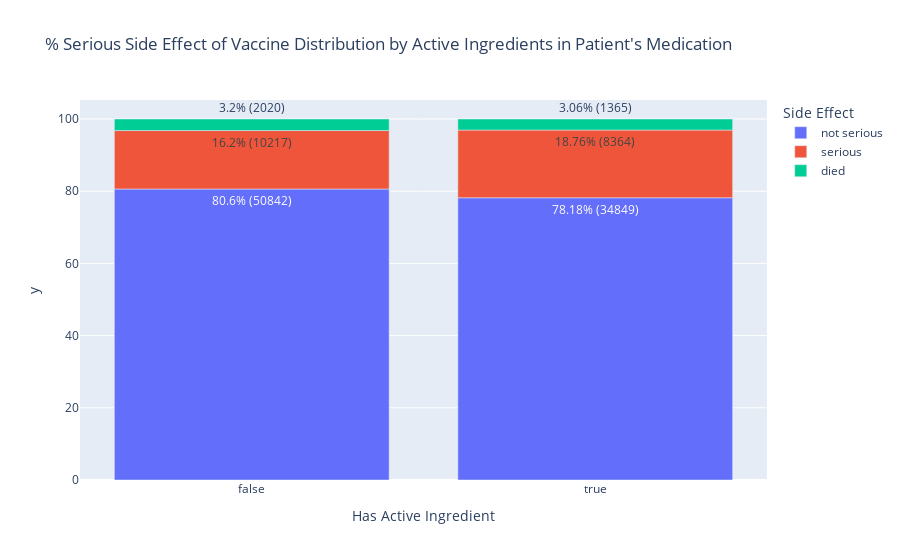

Notebook code for this chart:
### Code cell
df_stacked2 = df2.groupby(["has_active_ing", "serious_se"]).size().reset_index()
df_stacked2["percentage"] = df2.groupby(["has_active_ing", "serious_se"]).size().groupby(level = 0).apply(lambda x: 100 * x / float(x.sum())).values
df_stacked2.columns = ["Has Active Ingredient", "Side Effect", "Counts", "Percentage"]
df_stacked2["text"] = df_stacked2["Percentage"].apply(lambda x: round(x, 2)).astype(str) +  "% (" + df_stacked2["Counts"].astype(str) + ")"
df_stacked2["order"] = df_stacked2["Side Effect"].apply(lambda x: 1 if x == "not serious" else
                                                                 2 if x == "serious" else
                                                                 3)
df_stacked2 = df_stacked2.sort_values("order")
px.bar(df_stacked2, x = "Has Active Ingredient", y = df_stacked2["Percentage"].apply(lambda x: round(x, 2)), color = "Side Effect", text = df_stacked2["text"], title = "% Serious Side Effect of Vaccine Distribution by Active Ingredients in Patient's Medication")

### Figure 1 — Plotly figure (JSON) as saved in the notebook; plotly's stock layout.template omitted (floating-point values rounded to 4 significant figures)
{"data": [{"alignmentgroup": "True", "hovertemplate": "Side Effect=not serious<br>Has Active Ingredient=%{x}<br>y=%{y}<br>text=%{text}<extra></extra>", "legendgroup": "not serious", "marker": {"color": "#636efa"}, "name": "not serious", "offsetgroup": "not serious", "orientation": "v", "showlegend": true, "text": ["80.6% (50842)", "78.18% (34849)"], "textposition": "auto", "type": "bar", "x": [false, true], "xaxis": "x", "y": [80.6, 78.18], "yaxis": "y"}, {"alignmentgroup": "True", "hovertemplate": "Side Effect=serious<br>Has Active Ingredient=%{x}<br>y=%{y}<br>text=%{text}<extra></extra>", "legendgroup": "serious", "marker": {"color": "#EF553B"}, "name": "serious", "offsetgroup": "serious", "orientation": "v", "showlegend": true, "text": ["16.2% (10217)", "18.76% (8364)"], "textposition": "auto", "type": "bar", "x": [false, true], "xaxis": "x", "y": [16.2, 18.76], "yaxis": "y"}, {"alignmentgroup": "True", "hovertemplate": "Side Effect=died<br>Has Active Ingredient=%{x}<br>y=%{y}<br>text=%{text}<extra></extra>", "legendgroup": "died", "marker": {"color": "#00cc96"}, "name": "died", "offsetgroup": "died", "orientation": "v", "showlegend": true, "text": ["3.2% (2020)", "3.06% (1365)"], "textposition": "auto", "type": "bar", "x": [false, true], "xaxis": "x", "y": [3.2, 3.06], "yaxis": "y"}], "layout": {"barmode": "relative", "legend": {"title": {"text": "Side Effect"}, "tracegroupgap": 0}, "title": {"text": "% Serious Side Effect of Vaccine Distribution by Active Ingredients in Patient's Medication"}, "xaxis": {"anchor": "y", "domain": [0, 1], "title": {"text": "Has Active Ingredient"}}, "yaxis": {"anchor": "x", "domain": [0, 1], "title": {"text": "y"}}}}
